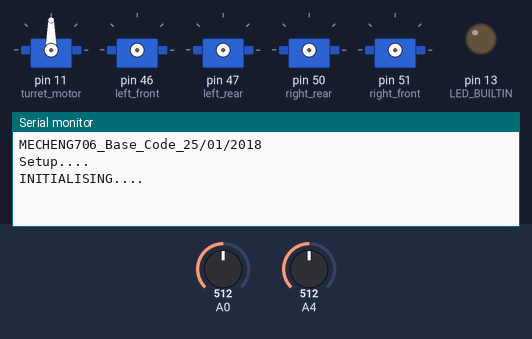
A sketch run on a simulated Arduino Mega 2560, built with avr-gcc and run on an emulated ATmega2560. Shown: 5 × servo, output pins drawn as LEDs (lit = HIGH), the last lines printed to the serial monitor. The test bench sets the inputs (shaded band); at power-on: A0 = 512, A4 = 512.

Above: at 2.1 s.
3.3 s: A0 set to 401
At 3.31 s:
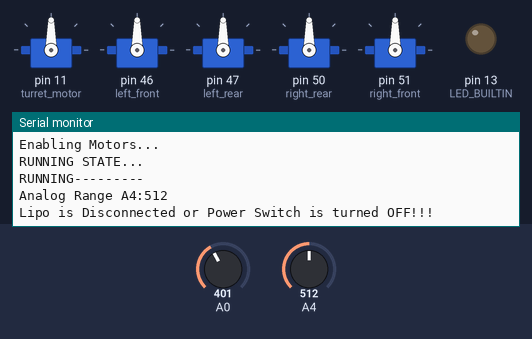
6.5 s: A0 set to 381
At 6.82 s:
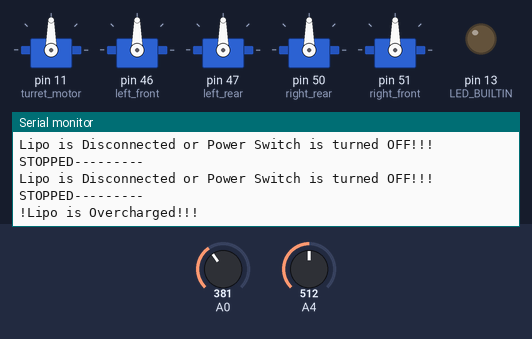

Measured:
- the behaviour switches between 390 and 389 on A0 (found by bisection; images 1 and 2)
- after the input at 6.5 s, the serial monitor: prints a new line at once (image 2)

The sketch:

BaseCodes.ino
```cpp
/*
  MechEng 706 Base Code

  This code provides basic movement and sensor reading for the MechEng 706 Mecanum Wheel Robot Project

  Hardware:
    Arduino Mega2560 https://www.arduino.cc/en/Guide/ArduinoMega2560
    MPU-9250 https://www.sparkfun.com/products/13762
    Ultrasonic Sensor - HC-SR04 https://www.sparkfun.com/products/13959
    Infrared Proximity Sensor - Sharp https://www.sparkfun.com/products/242
    Infrared Proximity Sensor Short Range - Sharp https://www.sparkfun.com/products/12728
    Servo - Generic (Sub-Micro Size) https://www.sparkfun.com/products/9065
    Vex Motor Controller 29 https://www.vexrobotics.com/276-2193.html
    Vex Motors https://www.vexrobotics.com/motors.html
    Turnigy nano-tech 2200mah 2S https://hobbyking.com/en_us/turnigy-nano-tech-2200mah-2s-25-50c-lipo-pack.html

  Date: 11/11/2016
  Author: Logan Stuart
  Modified: 15/02/2018
  Author: Logan Stuart
*/
#include <Servo.h>  //Need for Servo pulse output

//#define NO_READ_GYRO  //Uncomment of GYRO is not attached.
//#define NO_HC-SR04 //Uncomment of HC-SR04 ultrasonic ranging sensor is not attached.
//#define NO_BATTERY_V_OK //Uncomment of BATTERY_V_OK if you do not care about battery damage.

//State machine states
enum STATE {
  INITIALISING,
  RUNNING,
  STOPPED
};

enum ROTATION {
  CW = -1,
  NONE = 0,
  CCW = 1
};

//Refer to Shield Pinouts.jpg for pin locations

//Default motor control pins
const byte left_front = 46;
const byte left_rear = 47;
const byte right_rear = 50;
const byte right_front = 51;


//Default ultrasonic ranging sensor pins, these pins are defined my the Shield
const int TRIG_PIN = 48;
const int ECHO_PIN = 49;

// Anything over 400 cm (23200 us pulse) is "out of range". Hit:If you decrease to this the ranging sensor but the timeout is short, you may not need to read up to 4meters.
const unsigned int MAX_DIST = 23200;

Servo left_font_motor;  // create servo object to control Vex Motor Controller 29
Servo left_rear_motor;  // create servo object to control Vex Motor Controller 29
Servo right_rear_motor;  // create servo object to control Vex Motor Controller 29
Servo right_front_motor;  // create servo object to control Vex Motor Controller 29
Servo turret_motor;


int speed_val = 100;
int speed_change;

int gyroRate;
int gyroPin = A3;
int gyroSupplyVoltage = 5;
int gyroZeroReading = 512;
int rotationThreshold = 10;
int T = 5;
float currentAngle;

//Serial Pointer
HardwareSerial *SerialCom;

int pos = 0;
void setup(void)
{
  turret_motor.attach(11);
  pinMode(LED_BUILTIN, OUTPUT);

  // The Trigger pin will tell the sensor to range find
  pinMode(TRIG_PIN, OUTPUT);
  digitalWrite(TRIG_PIN, LOW);

  // Setup the Serial port and pointer, the pointer allows switching the debug info through the USB port(Serial) or Bluetooth port(Serial1) with ease.
  SerialCom = &Serial;
  SerialCom->begin(115200);
  SerialCom->println("MECHENG706_Base_Code_25/01/2018");
  delay(1000);
  SerialCom->println("Setup....");

  delay(1000); //settling time but no really needed

}

///////////////////////////////////////////////////////////////////
void loop(void) //main loop
{
  static STATE machine_state = INITIALISING;
  //Finite-state machine Code
  switch (machine_state) {
    case INITIALISING:
      machine_state = initialising();
      break;
    case RUNNING: //Lipo Battery Volage OK
      machine_state =  running();
      break;
    case STOPPED: //Stop of Lipo Battery voltage is too low, to protect Battery
      machine_state =  stopped();
      break;
  };
}
//////////////////////////////////////////////////////////////////


STATE initialising() {
  //initialising
  SerialCom->println("INITIALISING....");
  delay(1000); //One second delay to see the serial string "INITIALISING...."
  SerialCom->println("Enabling Motors...");
  enable_motors();
  SerialCom->println("RUNNING STATE...");
  return RUNNING;
}

STATE running() {

  enum State_enum {STARTING, FOLLOWING, TURNING};
  static unsigned long previous_millis;

  uint8_t run_state = STARTING;
  //Finite-state machine Code
    switch (run_state) {

      case STARTING:
//        while(1!Is_Straight()){ ccw(); }
//        stop();
//        while(1/!Lined_Up()/){ strafe_left(); }
//        stop();
//        while(1/!Backed_Up/){ reverse (); }
//        stop();
        run_state = FOLLOWING;
        break;

      case FOLLOWING: //Following the wall
        while (HC_SR04_range()>73){
          motion(400, 0, NONE, 0.0);
          }
        stop();
        run_state = TURNING;
        break;

      case TURNING: //Turn around a corner

        bool turnComplete = 0;
        float baseAngle = getAngle();
        float targetAngle = baseAngle + 90;
        currentAngle = 0;

        if (targetAngle < 0) {
          targetAngle += 360;
        } else if (targetAngle > 359) {
          targetAngle -= 360;
        }

        while (!turnComplete) {
          currentAngle = getAngle();
          motion(400, 0, CW, 100.0);
          if ((currentAngle > (targetAngle-5)) && (currentAngle < (targetAngle+5))) {
            // Insert motor stopping commands here
            turnComplete == 1;
          }
        }
        stop();

        run_state =  FOLLOWING;
        break;
    }

  if (millis() - previous_millis > 500) {  //Arduino style 500ms timed execution statement
    previous_millis = millis();

    SerialCom->println("RUNNING---------");
    speed_change_smooth();
    Analog_Range_A4();

#ifndef NO_BATTERY_V_OK
    if (!is_battery_voltage_OK()) return STOPPED;
#endif

  }
  return RUNNING;
}

//Stop of Lipo Battery voltage is too low, to protect Battery
STATE stopped() {
  static byte counter_lipo_voltage_ok;
  static unsigned long previous_millis;
  int Lipo_level_cal;
  disable_motors();

  if (millis() - previous_millis > 500) { //print massage every 500ms
    previous_millis = millis();
    SerialCom->println("STOPPED---------");


#ifndef NO_BATTERY_V_OK
    //500ms timed if statement to check lipo and output speed settings
    if (is_battery_voltage_OK()) {
      SerialCom->print("Lipo OK waiting of voltage Counter 10 < ");
      SerialCom->println(counter_lipo_voltage_ok);
      counter_lipo_voltage_ok++;
      if (counter_lipo_voltage_ok > 10) { //Making sure lipo voltage is stable
        counter_lipo_voltage_ok = 0;
        enable_motors();
        SerialCom->println("Lipo OK returning to RUN STATE");
        return RUNNING;
      }
    } else
    {
      counter_lipo_voltage_ok = 0;
    }
#endif
  }
  return STOPPED;
}

void speed_change_smooth()
{
  speed_val += speed_change;
  if (speed_val > 1000)
    speed_val = 1000;
  speed_change = 0;
}

#ifndef NO_BATTERY_V_OK
boolean is_battery_voltage_OK()
{
  static byte Low_voltage_counter;
  static unsigned long previous_millis;

  int Lipo_level_cal;
  int raw_lipo;
  //the voltage of a LiPo cell depends on its chemistry and varies from about 3.5V (discharged) = 717(3.5V Min) https://oscarliang.com/lipo-battery-guide/
  //to about 4.20-4.25V (fully charged) = 860(4.2V Max)
  //Lipo Cell voltage should never go below 3V, So 3.5V is a safety factor.
  raw_lipo = analogRead(A0);
  Lipo_level_cal = (raw_lipo - 717);
  Lipo_level_cal = Lipo_level_cal * 100;
  Lipo_level_cal = Lipo_level_cal / 143;

  if (Lipo_level_cal > 0 && Lipo_level_cal < 160) {
    previous_millis = millis();
    SerialCom->print("Lipo level:");
    SerialCom->print(Lipo_level_cal);
    SerialCom->print("%");
    // SerialCom->print(" : Raw Lipo:");
    // SerialCom->println(raw_lipo);
    SerialCom->println("");
    Low_voltage_counter = 0;
    return true;
  } else {
    if (Lipo_level_cal < 0)
      SerialCom->println("Lipo is Disconnected or Power Switch is turned OFF!!!");
    else if (Lipo_level_cal > 160)
      SerialCom->println("!Lipo is Overcharged!!!");
    else {
      SerialCom->println("Lipo voltage too LOW, any lower and the lipo with be damaged");
      SerialCom->print("Please Re-charge Lipo:");
      SerialCom->print(Lipo_level_cal);
      SerialCom->println("%");
    }

    Low_voltage_counter++;
    if (Low_voltage_counter > 5)
      return false;
    else
      return true;
  }

}
#endif

float HC_SR04_range()
{
  unsigned long t1;
  unsigned long t2;
  unsigned long pulse_width;
  float cm;

  // Hold the trigger pin high for at least 10 us
  digitalWrite(TRIG_PIN, HIGH);
  delayMicroseconds(10);
  digitalWrite(TRIG_PIN, LOW);

  // Wait for pulse on echo pin
  t1 = micros();
  while ( digitalRead(ECHO_PIN) == 0 ) {
    t2 = micros();
    pulse_width = t2 - t1;
    if ( pulse_width > (MAX_DIST + 1000)) {
      SerialCom->println("HC-SR04: NOT found");
      return -1;
    }
  }

  // Measure how long the echo pin was held high (pulse width)
  // Note: the micros() counter will overflow after ~70 min

  t1 = micros();
  while ( digitalRead(ECHO_PIN) == 1)
  {
    t2 = micros();
    pulse_width = t2 - t1;
    if ( pulse_width > (MAX_DIST + 1000) ) {
      SerialCom->println("HC-SR04: Out of range");
      return -1;
    }
  }

  t2 = micros();
  pulse_width = t2 - t1;

  // Calculate distance in centimeters and inches. The constants
  // are found in the datasheet, and calculated from the assumed speed
  //of sound in air at sea level (~340 m/s).
  cm = pulse_width / 58.0;

  // Print out results
  if ( pulse_width > MAX_DIST ) {
    return -1;
  } else {
    return cm;
  }
}

float getAngle() {
  // convert the 0-1023 signal to 0-5v
  gyroRate = (analogRead(gyroPin) * gyroSupplyVoltage) / 1023;
  // find the voltage offset the value of voltage when gyro is zero (still)
  gyroRate -= (gyroZeroReading / 1023 * gyroSupplyVoltage);
  // read out voltage divided the gyro sensitivity to calculate the angular velocity
  float angularVelocity = gyroRate / 0.007; // from Data Sheet, gyroSensitivity is 0.007 V/dps

  // if the angular velocity is less than the threshold, ignore it
  if (angularVelocity >= rotationThreshold || angularVelocity <= -rotationThreshold)
  {
    // we are running a loop in T (of T/1000 second).
    float angleChange = angularVelocity / (1000 / T);
    currentAngle += angleChange;
  }
  // keep the angle between 0-360
  if (currentAngle < 0)
  {
    currentAngle += 360;
  }
  else if (currentAngle > 359)
  {
    currentAngle -= 360;
  }
  return currentAngle;
}

void Analog_Range_A4()
{
  SerialCom->print("Analog Range A4:");
  SerialCom->println(analogRead(A4));
}

//----------------------Motor moments------------------------
//The Vex Motor Controller 29 use Servo Control signals to determine speed and direction, with 0 degrees meaning neutral https://en.wikipedia.org/wiki/Servo_control

void disable_motors()
{
  left_font_motor.detach();  // detach the servo on pin left_front to turn Vex Motor Controller 29 Off
  left_rear_motor.detach();  // detach the servo on pin left_rear to turn Vex Motor Controller 29 Off
  right_rear_motor.detach();  // detach the servo on pin right_rear to turn Vex Motor Controller 29 Off
  right_front_motor.detach();  // detach the servo on pin right_front to turn Vex Motor Controller 29 Off

  pinMode(left_front, INPUT);
  pinMode(left_rear, INPUT);
  pinMode(right_rear, INPUT);
  pinMode(right_front, INPUT);
}

void enable_motors()
{
  left_font_motor.attach(left_front);  // attaches the servo on pin left_front to turn Vex Motor Controller 29 On
  left_rear_motor.attach(left_rear);  // attaches the servo on pin left_rear to turn Vex Motor Controller 29 On
  right_rear_motor.attach(right_rear);  // attaches the servo on pin right_rear to turn Vex Motor Controller 29 On
  right_front_motor.attach(right_front);  // attaches the servo on pin right_front to turn Vex Motor Controller 29 On
}
void stop() //Stop
{
  left_font_motor.writeMicroseconds(1500);
  left_rear_motor.writeMicroseconds(1500);
  right_rear_motor.writeMicroseconds(1500);
  right_front_motor.writeMicroseconds(1500);
}

void forward()
{
  left_font_motor.writeMicroseconds(1500 + speed_val);
  left_rear_motor.writeMicroseconds(1500 + speed_val);
  right_rear_motor.writeMicroseconds(1500 - speed_val);
  right_front_motor.writeMicroseconds(1500 - speed_val);
}

void reverse ()
{
  left_font_motor.writeMicroseconds(1500 - speed_val);
  left_rear_motor.writeMicroseconds(1500 - speed_val);
  right_rear_motor.writeMicroseconds(1500 + speed_val);
  right_front_motor.writeMicroseconds(1500 + speed_val);
}

void ccw ()
{
  left_font_motor.writeMicroseconds(1500 - speed_val);
  left_rear_motor.writeMicroseconds(1500 - speed_val);
  right_rear_motor.writeMicroseconds(1500 - speed_val);
  right_front_motor.writeMicroseconds(1500 - speed_val);
}

void cw ()
{
  left_font_motor.writeMicroseconds(1500 + speed_val);
  left_rear_motor.writeMicroseconds(1500 + speed_val);
  right_rear_motor.writeMicroseconds(1500 + speed_val);
  right_front_motor.writeMicroseconds(1500 + speed_val);
}

void strafe_left ()
{
  left_font_motor.writeMicroseconds(1500 - speed_val);
  left_rear_motor.writeMicroseconds(1500 + speed_val);
  right_rear_motor.writeMicroseconds(1500 + speed_val);
  right_front_motor.writeMicroseconds(1500 - speed_val);
}

void strafe_right ()
{
  left_font_motor.writeMicroseconds(1500 + speed_val);
  left_rear_motor.writeMicroseconds(1500 - speed_val);
  right_rear_motor.writeMicroseconds(1500 - speed_val);
  right_front_motor.writeMicroseconds(1500 + speed_val);
}

// motion() moves the robot in almsot any way you wish, including rotation.
// Do note that this is only an open loop function.  It is reccomended to
// incorporate this function into a closed loop system for best performance.
void motion(int power, int heading, ROTATION rot_direction, float rot_percent){
  //Moves wheels of robot in roughly the correct proportions to achieve
  // holonomic motion, EXCEPT for rotation while driving straight.
  //  INPUTS:
  //    power:   an integer between 0 and 500 which dictates the speed of motion
  //             NOTE:  it is reccomended to keep this value at 400 or below.
  //    heading: an integer in degrees which tells the robot which way to drive
  //    rot_direction: a value of type ROTATION.  Can be either CW, NONE, or CCW
  //    rot_percent: a value between 0 and 100 which determines the proportion
  //                 of rotative to translative motion
  //  OUTPUTS:
  //    none

  //version 1.0

  float fwd;      //Forward component
  float str;      //strafe component
  float rot;      //rotation component
  float norm;     //for normalising
  float lf, lr, rf, rr; //motor power values

  float trans_percent;

  // determine percent of performance dedicated to each of moving and rotating
  rot_percent /= 100.0;
  trans_percent = 1 - rot_percent;

  //assign values to the un-normalised componenets
  fwd = (float)power * cos((heading * 180)/PI) * trans_percent;
  str = (float)power * sin((heading * 180)/PI) * trans_percent;
  rot = (float)power * rot_percent * rot_direction;

  // if components are 0, exit. (this would indicate a bug)
  if((fwd==0)&&(str==0)&&(rot==0)){return;}

  //normalise component levels
  norm = abs(fwd) + abs(str) + abs(rot);
  lf = (fwd+str-rot)/norm;
  lr = (fwd-str-rot)/norm;
  rf = (fwd-str+rot)/norm;
  rr = (fwd+str+rot)/norm;

  //turn normalised power levels into proper power levels
  lf *= power;
  lr *= power;
  rf *= power;
  rr *= power;

  //set motor power values
  left_font_motor.writeMicroseconds(1500 + (int)lf);
  left_rear_motor.writeMicroseconds(1500 + (int)lr);
  right_front_motor.writeMicroseconds(1500 - (int)rf);
  right_rear_motor.writeMicroseconds(1500 - (int)rr);

  //done ;)
  return;
}
```

ir2angle.ino
```cpp
#include <math.h>

enum SIDE {left, right};

int front_mm;
int rear_mm;
double thetad;
int thetai;
int deg;
int dist;

int rad2deg(double rad){
  deg = (int)(rad * 57296 / 1000);
  return deg;
}

void adjust_readings(){
  //add the distance of each sensor to the centreline
  front_mm += 35;
  rear_mm += 75;
}

int dist2centre(int front_mm, int rear_mm){
  //take weighted average
  //numbers are distances in tenths of mm to avoid type casting
  dist = (front_mm * 5715 + rear_mm * 8255)/(5715 + 8255);
  return dist;
}

int angle(int front_mm, int rear_mm, enum SIDE side){
  //use arctan.
  if (side == 1) {
    thetad = atan(((front_mm - rear_mm)* 10)/1397);
  } else {
    thetad = atan(((front_mm - rear_mm)* 10)/1397);
    thetad *= -1;
  }
  thetai = rad2deg(thetad);
  return thetai;
}
```
